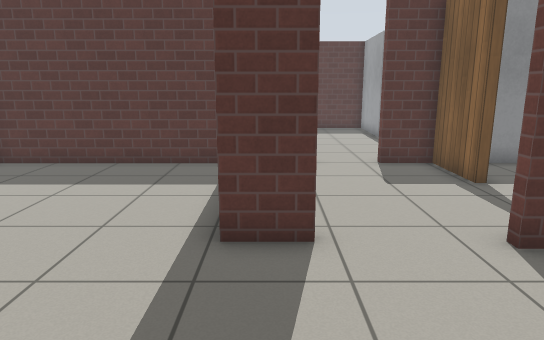
[1] (above)

18 first-person views from a walk through a Gazebo world. The camera is 1.2 m above the floor, tilts 12° down and sees 70° across. The floor is counted in squares, 0.5 m on a side. Each view is taken from the middle of a square. On the plan, view 1 faces up. The plan holds only what a view shows up to about 20 squares ahead; the rest is blank. Gazebo's built-in surfaces are drawn with simple patterns.

[2]
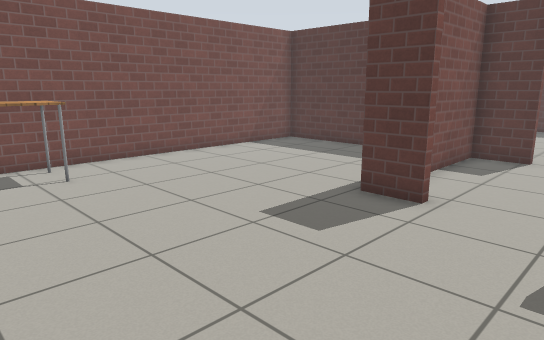

[3]
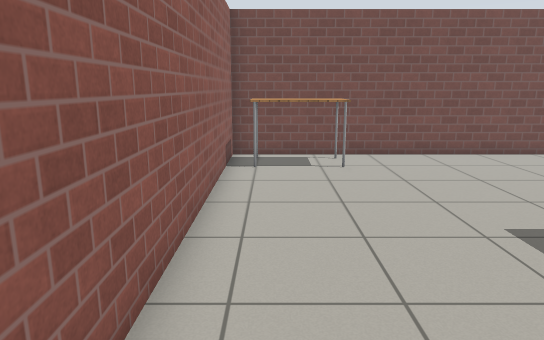

[4]
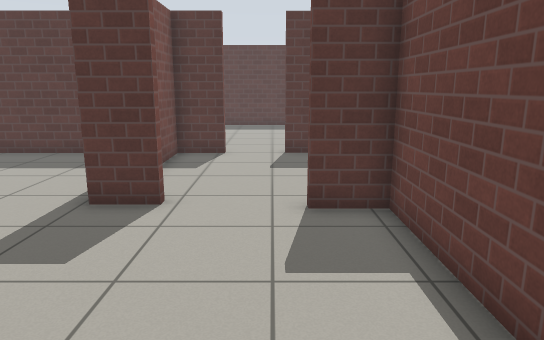

[5]
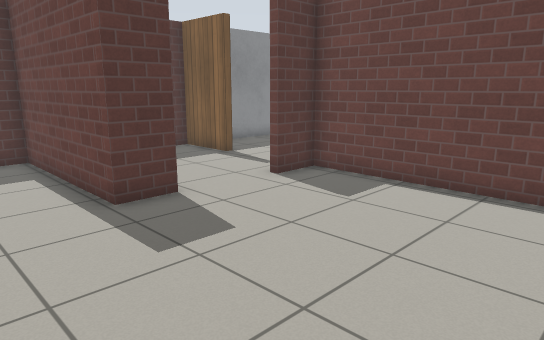

[6]
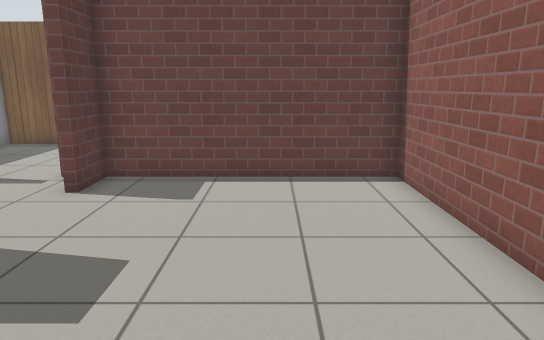

[7]
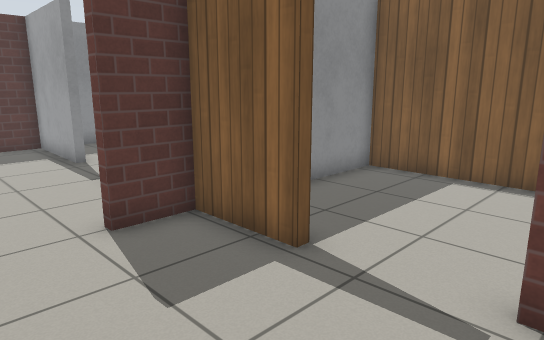

[8]
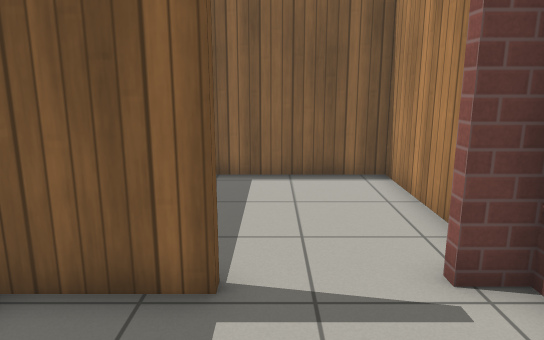

[9]
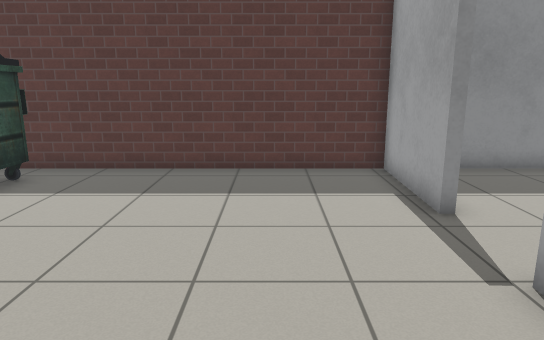

[10]
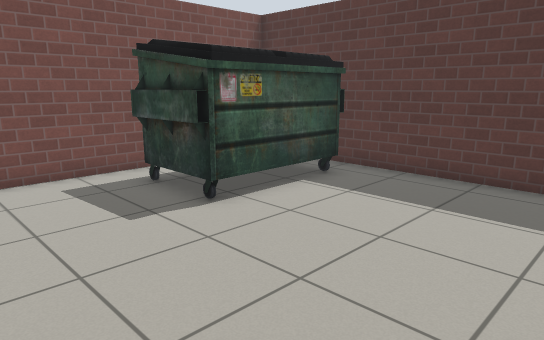

[11]
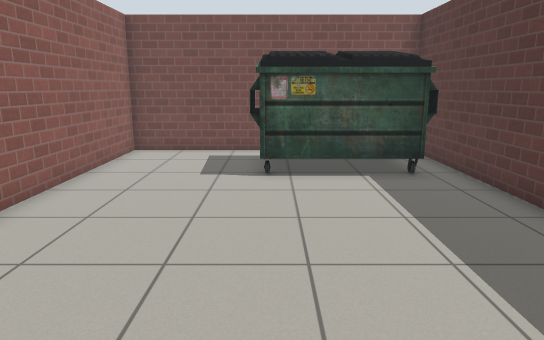

[12]
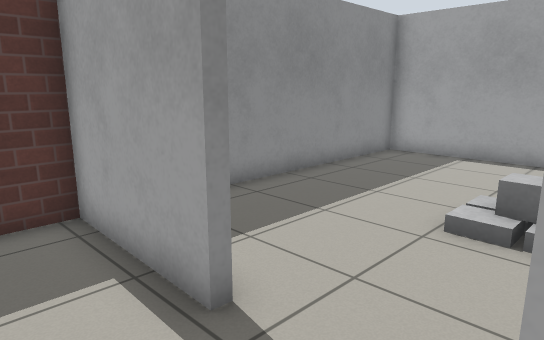

[13]
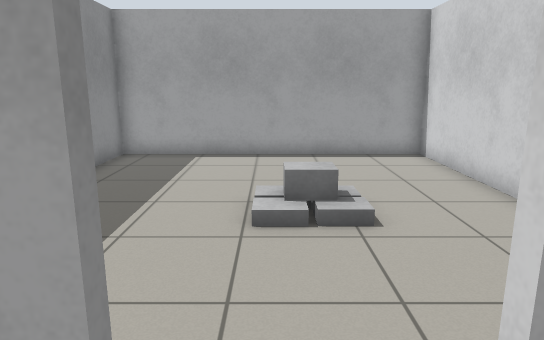

[14]
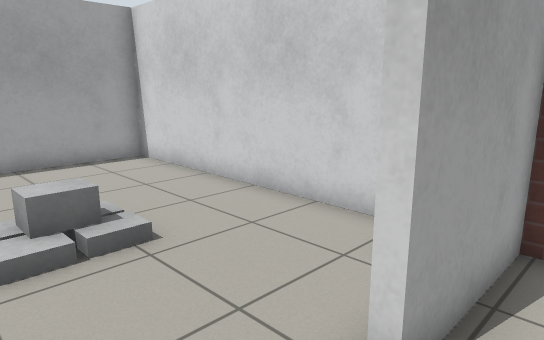

[15]
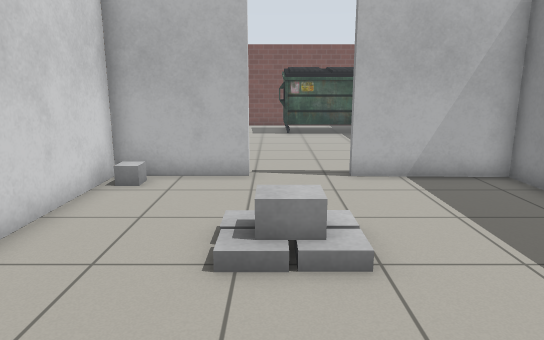

[16]
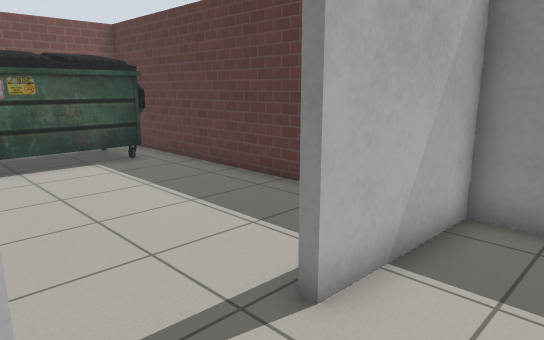

[17]
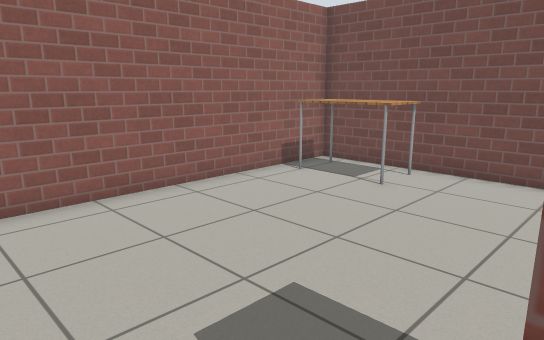

[18]
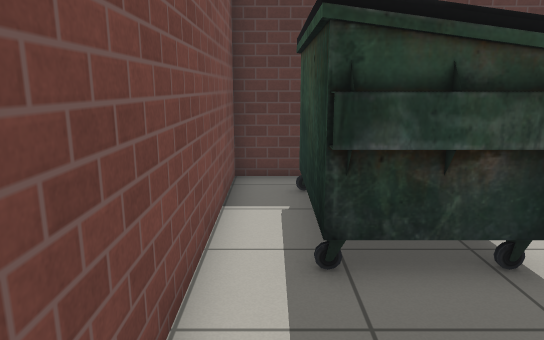

### Floor plan
Key: @ floor where view 1 was taken; # wall or solid block; . floor; / step, stairs or slope; T table; U dumpster; B cardboard box; G grey box.
Columns run from 9 left of view 1 to 17 right of it. Each row starts with its distance up from view 1.
 24 ###########################
 23 #.............#...........#
 22 #.UUU.........#...........#
 21 #.UUU.........#...........#
 20 #.UUU.........#...........#
 19 #.UUU.....................#
 18 #.UUU..............B/.....#
 17 #..................BB.....#
 16 #.............#...........#
 15 #.............#...........#
 14 #.............#...........#
 13 #.............#G..........#
 12 ###########..##############
 11 #.......#.....#......#
 10 #.......#.....#......#
  9 #.......#............#
  8 #.......#............#
  7 #.......#............#
  6 #.......##...#########
  5 #..............#
  4 #..............#
  3 #..............#
  2 #..............#
  1 #TT............#
  0 #TT......@.....#
 -1 #TT............#
 -2 #..............#
 -3 ################

Positions as (right, up) in squares from view 1, and headings:
1: (0, 0), facing up
2: (4, -2), facing up-left
3: (5, -1), facing left
4: (3, -2), facing up
5: (-4, -2), facing up-right
6: (-5, 1), facing right
7: (1, 6), facing up-right
8: (1, 9), facing right
9: (2, 12), facing up
10: (2, 13), facing up-left
11: (6, 18), facing left
12: (3, 16), facing up-right
13: (3, 18), facing right
14: (4, 19), facing down-right
15: (16, 17), facing left
16: (8, 16), facing up-left
17: (2, 6), facing down-left
18: (-8, 13), facing up
